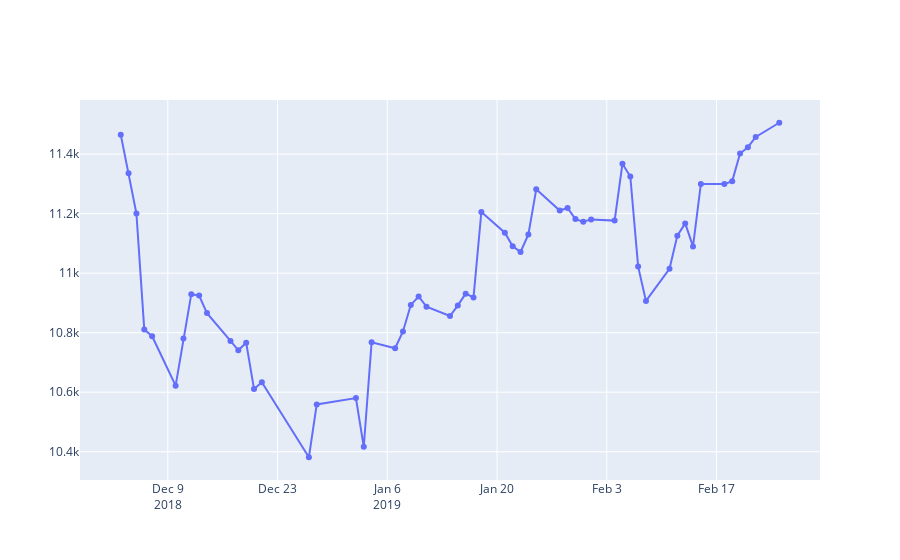

The notebook cell this image was saved under:
### Code cell
fig = go.Figure()
fig.add_trace(go.Scatter(x=df.index, y=df.actual,
                    mode='lines+markers',
                    name='lines+markers'))
fig.show()
